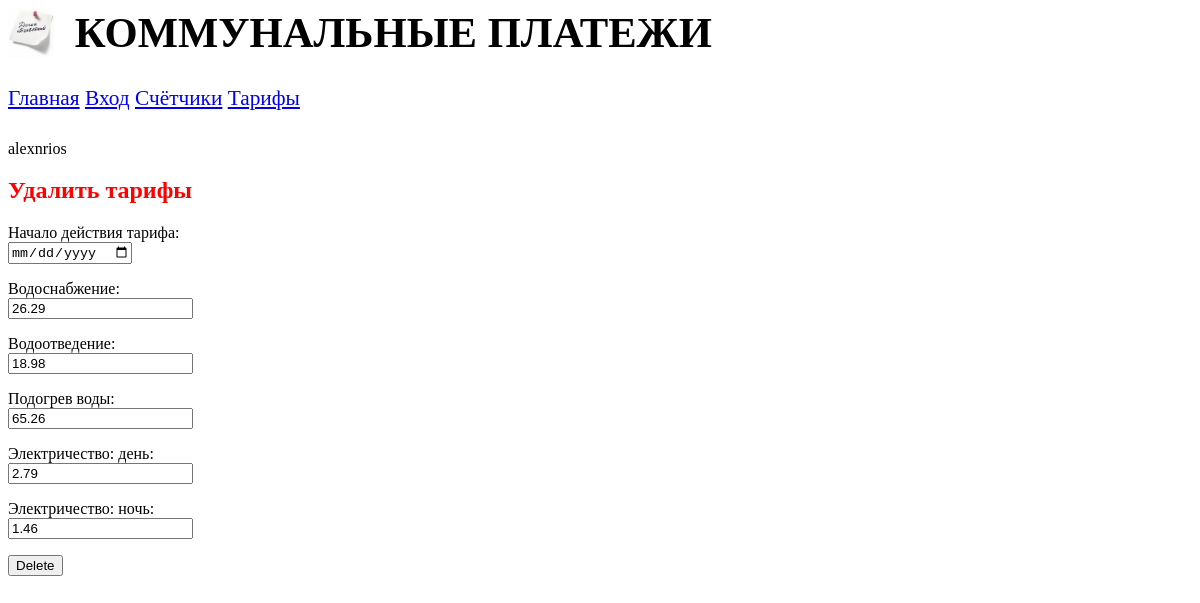
Screenshot of /prospect/del_tariff/2/ (signed in) with the database file from the repository.
### prospect/models.py (models this page shows)
class Tariffs(models.Model):
    date_start = models.DateField(verbose_name='Начало действия тарифов')
    water_supply = models.DecimalField(verbose_name='Водоснабжение', max_digits=5, decimal_places=2, default=0.00)
    water_drainage = models.DecimalField(verbose_name='Водоотведение', max_digits=5, decimal_places=2, default=0.00)
    heating_water = models.DecimalField(verbose_name='Подогрев воды', max_digits=5, decimal_places=2, default=0.00)
    el_day = models.DecimalField(verbose_name='Электричество: день', max_digits=5, decimal_places=2, default=0.00)
    el_night = models.DecimalField(verbose_name='Электричество: ночь', max_digits=5, decimal_places=2, default=0.00)
    class Meta:
        verbose_name_plural = 'Тарифы'
        verbose_name = 'Тарифы'
        unique_together = ('date_start', )
        ordering = ['-date_start']

### prospect/views.py (the view)
# urls.py: path('del_tariff/<int:pk>/', del_tariff, name='del_tariff'),
@login_required()
@permission_required('prospect.delete_tariffs', raise_exception=True)
@login_required
def del_tariff(request, pk):
    bb = get_object_or_404(Tariffs, pk=pk)
    if request.method == 'POST':
        bbf = TariffsForm(request.POST, instance=bb)
        bb.delete()
        return tariffs(request)
    else:
        bbf = TariffsForm(instance=bb)
        context = {'form': bbf}
        return render(request, 'prospect/del_tariff.html', context)

### prospect/templates/prospect/del_tariff.html (shortened to what this page needs)
{% extends "layout/basic.html" %}
{% block content %}
<h2><span class="red">Удалить тарифы</span></h2>
<form method="post">
    {% for field in form.visible_fields %}
        <p>{{ field.label_tag }}<br>{{ field }}<br>
        {{ field.help_text }}</p>
    {% endfor %}
    <button onclick="return confirm('Are you sure?');">Delete</button>
</form>
{% endblock %}

### prospect/templates/layout/basic.html (shortened to what this page needs)
{% load static %}
<html>
<head>
    <link rel="stylesheet" type="text/css" href="{% static 'prospect/style.css' %}">
</head>
<body>
    <header>
        <h1>Коммунальные платежи</h1>
    </header>
    <nav>
        <a href="{% url 'index' %}">Главная</a>
        <a href="{% url 'login' %}">Вход</a>
        <a href="{% url 'counters' %}">Счётчики</a>
        <a href="{% url 'tariffs' %}">Тарифы</a>
    </nav>
    <br />
    <br />
    <br />
    {{ user.username }}&nbsp;{{ user.get_full_name }}
    <section>
        {% block content %}
        {% endblock %}
    </section>
</body>
</html>

### prospect/static/prospect/style.css (style rules this page uses)
header { background: url("bg.jpg") left / auto 100% no-repeat; }
header h1 { font-size: 32pt; text-transform : uppercase; text-align: left; margin-left: 50pt; }
nav { font-size: 16pt; width: 150рх; float: left; }
section { margin-left: 170рх; }
.red { color: red; }

### rows the page displays
Tariffs: visible_fields "26.29" "18.98" "65.26" "2.79" "1.46"

### other values shown
{{ user.username }} "alexnrios"
{{ field.label_tag }} "Начало действия тарифа:" "Водоснабжение:" "Водоотведение:" "Подогрев воды:" "Электричество: день:" "Электричество: ночь:"
